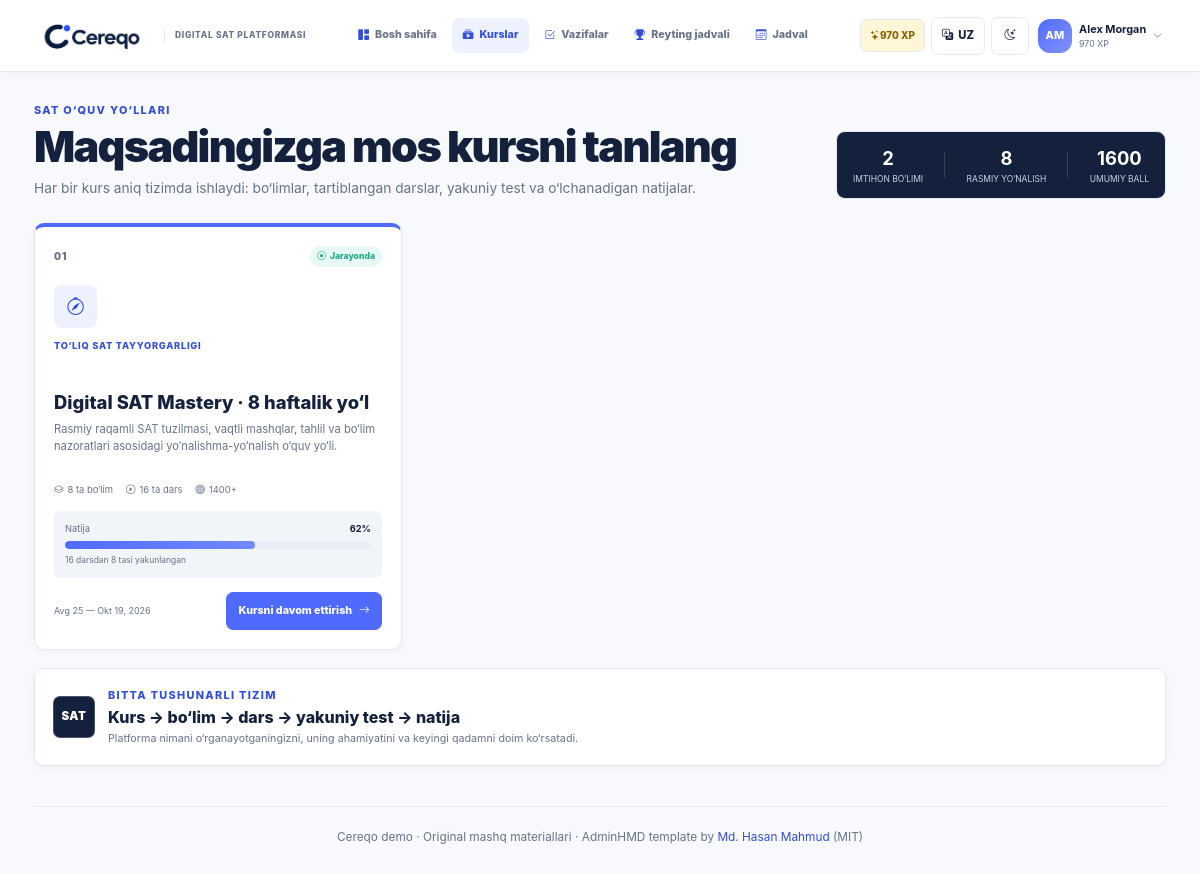
The app's page /learn/, older data.
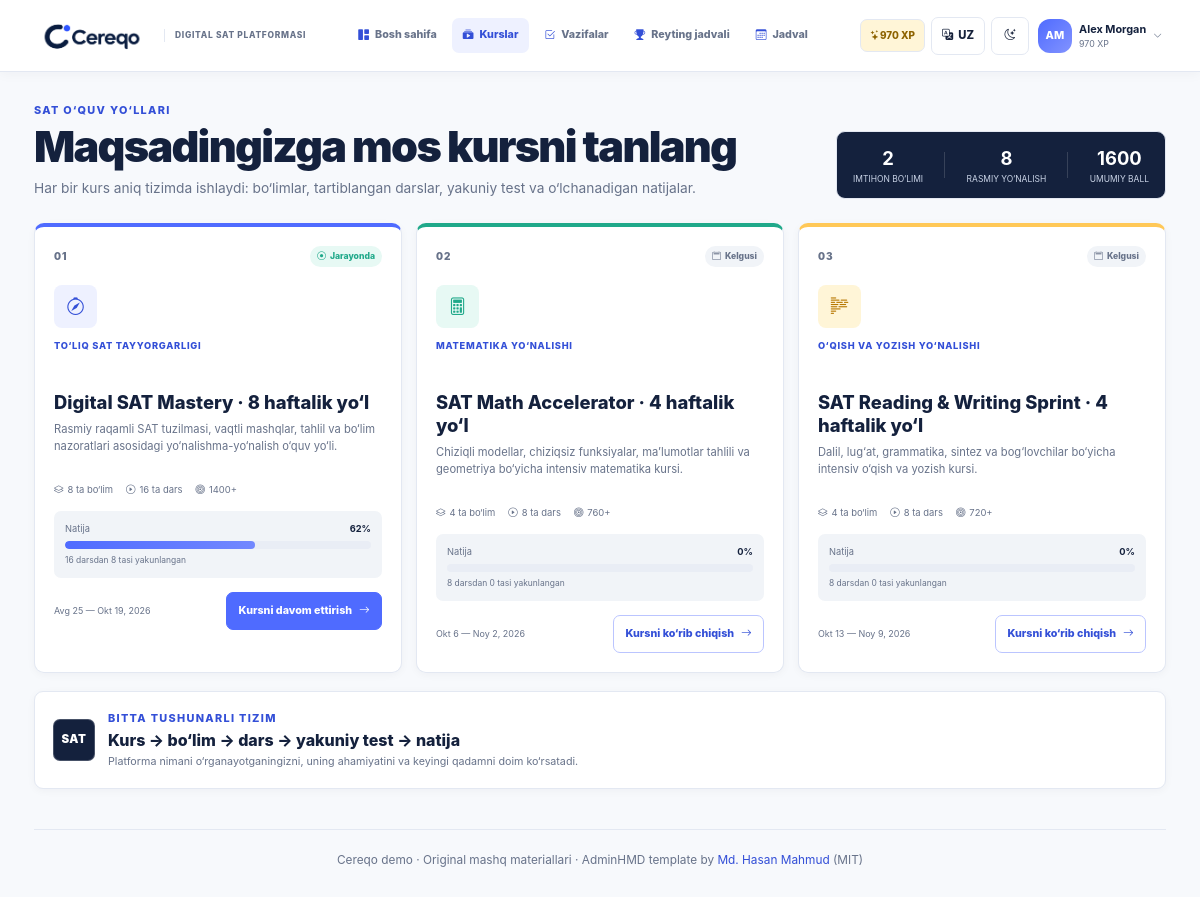
The same page, newer data.
### learning/models.py (models this page shows, shortened)
class Course(models.Model):
    title = models.CharField(max_length=160)
    code = models.SlugField(max_length=60, unique=True)
    description = models.TextField()
    start_date = models.DateField()
    end_date = models.DateField()
    target_score = models.PositiveSmallIntegerField(default=1400)
    is_active = models.BooleanField(default=True)
    class Meta:
        ordering = ["-is_active", "start_date", "id"]
    @property
    def progress_percent(self):
        lessons = Lesson.objects.filter(section__course=self)
        total = lessons.count()
        return round(sum(lessons.values_list("progress_percent", flat=True)) / total) if total else 0

### learning/views.py (the view)
# urls.py: path("learn/", views.learn, name="learn"),
def learn(request):
    student = _student()
    courses = list(Course.objects.prefetch_related("sections__lessons").all())
    if not courses:
        return render(request, "learning/empty.html", {"active_nav": "learn"})
    course_cards = []
    for course in courses:
        lessons = Lesson.objects.filter(section__course=course)
        course_cards.append(
            {
                "course": course,
                "progress": course.progress_percent,
                "sections": course.sections.count(),
                "lessons": lessons.count(),
                "completed_lessons": lessons.filter(progress_percent=100).count(),
                "status": "active" if course.is_active else "upcoming",
            }
        )
    return render(
        request,
        "learning/course_list.html",
        {"active_nav": "learn", "course_cards": course_cards},
    )

### learning/context_processors.py (called while the page is built)
def demo_shell(request):
    student = Student.objects.filter(is_demo=True).first()
    return {"demo_student": student}

### learning/views.py (called while the page is built)
def _student():
    return get_object_or_404(Student, is_demo=True)

### templates/learning/course_list.html (shortened to what this page needs)
{% extends 'base.html' %}{% load i18n %}
{% block content %}
<section class="courses-heading">
  <div><p class="eyebrow">{% translate "SAT learning paths" %}</p><h1>{% translate "Choose the course that matches your goal" %}</h1><p>{% translate "Every course follows the same clear system: sections, ordered lessons, a final test, and measurable results." %}</p></div>
  <div class="courses-blueprint"><span><strong>2</strong>{% translate "exam sections" %}</span><span><strong>8</strong>{% translate "official domains" %}</span><span><strong>1600</strong>{% translate "total score" %}</span></div>
</section>
<section class="course-catalog">
  {% for card in course_cards %}
  <article class="catalog-card catalog-accent-{{ forloop.counter }} {% if card.course.is_active %}featured-course{% endif %}">
    <div class="catalog-card-top">
      <span class="catalog-index">0{{ forloop.counter }}</span>
      <span class="course-state course-state-{{ card.status }}">{% if card.status == 'active' %}<i class="bi bi-record-circle"></i>{% translate "In progress" %}{% else %}<i class="bi bi-calendar2"></i>{% translate "Upcoming" %}{% endif %}</span>
    </div>
    <div class="catalog-icon"><i class="bi {% if 'Math' in card.course.title %}bi-calculator{% elif 'Writing' in card.course.title %}bi-body-text{% else %}bi-compass{% endif %}"></i></div>
    <p class="catalog-label">{% if 'Math' in card.course.title %}{% translate "Math focus" %}{% elif 'Writing' in card.course.title %}{% translate "Reading & Writing focus" %}{% else %}{% translate "Complete SAT preparation" %}{% endif %}</p>
    <h2>{% translate card.course.title %}</h2>
    <p>{% translate card.course.description %}</p>
    <div class="catalog-facts"><span><i class="bi bi-layers"></i></span><span><i class="bi bi-play-circle"></i></span><span><i class="bi bi-bullseye"></i>{{ card.course.target_score }}+</span></div>
    <div class="catalog-progress"><div><span>{% translate "Progress" %}</span><strong>{{ card.progress }}%</strong></div><div class="progress app-progress"><div class="progress-bar" style="width:{{ card.progress }}%"></div></div><small></small></div>
    <div class="catalog-footer"><span>{{ card.course.start_date|date:'M j' }} — {{ card.course.end_date|date:'M j, Y' }}</span><a class="btn {% if card.course.is_active %}btn-primary{% else %}btn-outline-primary{% endif %} app-btn" href="{% url 'learning:course_detail' card.course.id %}">{% if card.course.is_active %}{% translate "Continue course" %}{% else %}{% translate "Explore course" %}{% endif %}<i class="bi bi-arrow-right"></i></a></div>
  </article>
  {% endfor %}
</section>
<section class="course-system-note surface-card"><span class="sat-mark">SAT</span><div><p class="eyebrow">{% translate "One understandable system" %}</p><h2>{% translate "Course → section → lesson → final test → result" %}</h2><p>{% translate "The platform always shows what you are learning, why it matters, and what comes next." %}</p></div></section>
{% endblock %}

Row changes from the older to the newer data that the page shows:
added Course: course.target_score "760", progress "0", course.start_date "Okt 6", course.end_date "Noy 2, 2026"
added Course: course.target_score "720", progress "0", course.start_date "Okt 13", course.end_date "Noy 9, 2026"
